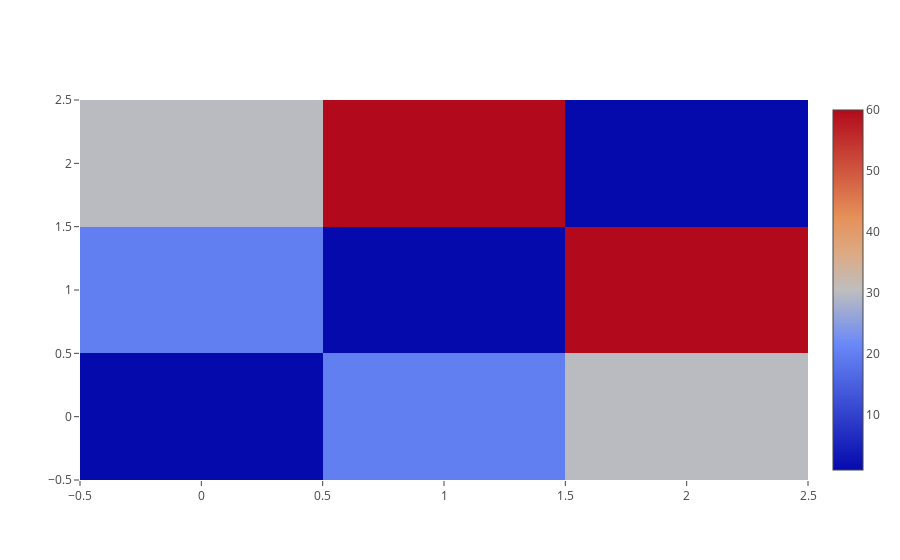

Notebook source saved alongside this figure:
### Code cell
import plotly
from plotly.offline import iplot

trace = plotly.graph_objs.Heatmap(z=[[1, 20, 30],
                      [20, 1, 60],
                      [30, 60, 1]])

fig = dict(data=[trace])

iplot(fig)

### Figure 1 — Plotly figure (JSON) as saved in the notebook; plotly's stock layout.template omitted (floating-point values rounded to 4 significant figures)
{"data": [{"type": "heatmap", "uid": "650802d2-c38e-4d25-bf09-d8e912598ab7", "z": [[1, 20, 30], [20, 1, 60], [30, 60, 1]]}], "layout": {"autosize": true, "xaxis": {"autorange": true, "range": [-0.5, 2.5]}, "yaxis": {"autorange": true, "range": [-0.5, 2.5]}}}
